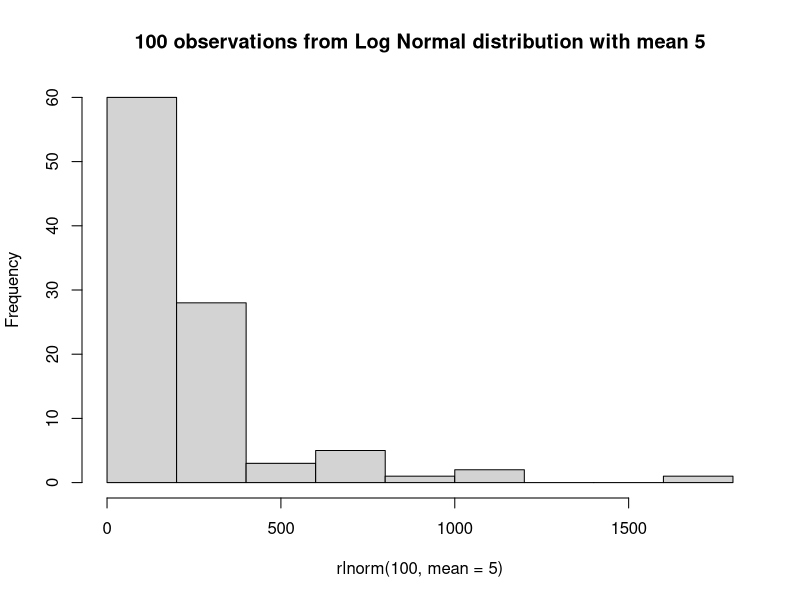

This chart was generated by the following R code:
## ---- chunk 1

hist(rlnorm(100, mean = 5), main = paste("100 observations from Log Normal distribution with mean 5"))

